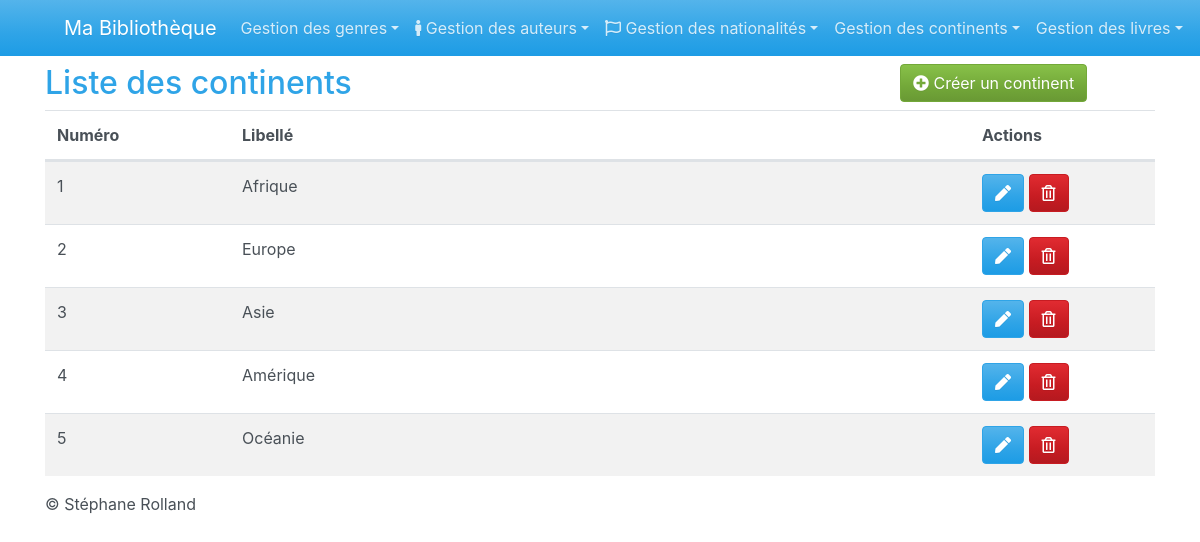
Screenshot of /index.php?uc=continents&action=list with the database file from the repository.
### tables this page shows
CREATE TABLE `continent` (
  `num` int(11) NOT NULL,
  `libelle` varchar(50) NOT NULL
);

### modeles/monPdo.php (called while the page is built, shortened)
<?php
class MonPdo
{
private static $serveur='mysql:host=localhost';
private static $bdd='dbname=biblio';
private static $user='root' ;
private static $mdp='' ;
private static $unPdo = null;
private function __construct()
{
    MonPdo::$unPdo = new PDO(MonPdo::$serveur.';'.MonPdo::$bdd, MonPdo::$user, MonPdo::$mdp);
    MonPdo::$unPdo->query("SET CHARACTER SET utf8");
    MonPdo::$unPdo->setAttribute(PDO::ATTR_ERRMODE, PDO::ERRMODE_EXCEPTION);
}
public static function getInstance()
{
    if(self::$unPdo == null)
    {
        self::$monPdo= new MonPdo();
    }
    return self::$unPdo;
}
}
?>

### modeles/Continent.php (called while the page is built, shortened)
<?php
class Continent {
    private $num;
    private $libelle;
    public function getNum()
    {
    return $this->num;
    }
    public function getLibelle() : string
    {
    return $this->libelle;
    }
    public static function findAll() :array
    {
        $req=MonPdo::getInstance()->prepare("Select * from continent");
        $req->setFetchMode(PDO::FETCH_CLASS|PDO::FETCH_PROPS_LATE,'Continent');
        $req->execute();
        $lesResultats=$req->fetchAll();
        return $lesResultats;
    }
}

### vues/continent/listeContinents.php (the view)
    <div class="container mt-5">
        <div class="row pt-3">
            <div class="col-9">
                <h2>Liste des continents</h2>
            </div>
            <div class="col-3"><a href="index.php?uc=continents&action=add" class='btn btn-success'><i
                        class="fas fa-plus-circle"></i> Créer un continent</a> </div>
        </div>
        <table class="table table-hover table-striped">
            <thead>
                <tr class="d-flex">
                    <th scope="col" class="col-md-2">Numéro</th>
                    <th scope="col" class="col-md-8">Libellé</th>
                    <th scope="col" class="col-md-2">Actions</th>
                </tr>
            </thead>
            <tbody>
                <?php
foreach($lesContinents as $continent){
    echo "<tr class='d-flex'>";
    echo "<td class='col-md-2'>".$continent->getNum()."</td>";
    echo "<td class='col-md-8'>".$continent->getLibelle()."</td>";
    echo "<td class='col-md-2'>
        <a href='index.php?uc=continents&action=update&num=".$continent->getNum()."' class='btn btn-primary'><i class='fas fa-pen'></i></a>
        <a href='#modalSuppression' data-toggle='modal' data-message='Voulez vous supprimer ce continent ?' data-suppression='index.php?uc=continents&action=delete&num=".$continent->getNum()."' class='btn btn-danger'><i class='far fa-trash-alt'></i></a>
    </td>";
    echo "</tr>";
}
?>
            </tbody>
        </table>
    </div>

### rows the page displays
continent: num "1", libelle "Afrique"
continent: num "2", libelle "Europe"
continent: num "3", libelle "Asie"
continent: num "4", libelle "Amérique"
continent: num "5", libelle "Océanie"
